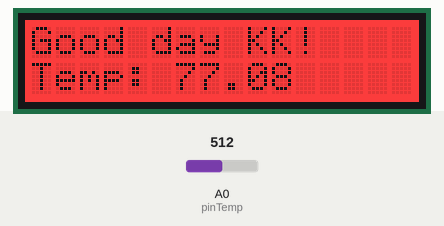
Bench run of a sketch on a simulated Arduino Uno, built with avr-gcc and run on an emulated ATmega328P. Shown: 16×2 character LCD. Inputs (shaded band) come from the test bench; at power-on: A0 (pinTemp) = 512. What the sketch prints to the serial monitor is not drawn.

Above: at 2.2 s.
2.3 s: A0 (pinTemp) set to 466
At 3.5 s:
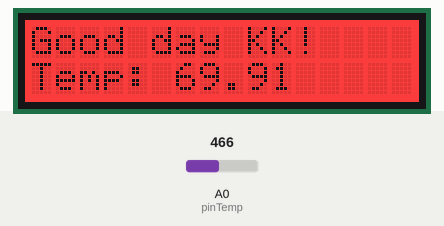
3.8 s: A0 (pinTemp) set to 442
At 4.8 s:
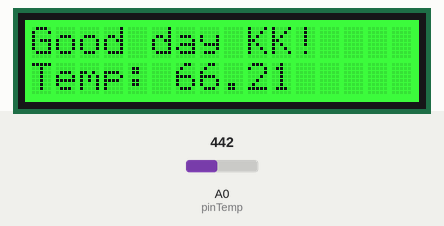
5.3 s: A0 (pinTemp) set to 424
At 6.5 s:
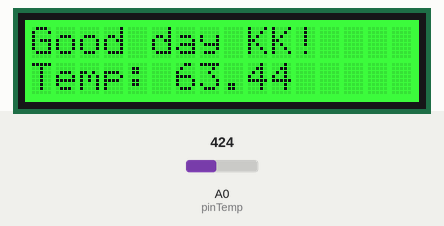
6.8 s: A0 (pinTemp) set to 396
At 8.0 s:
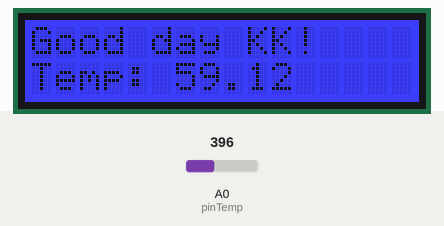
Timing chart, 0 to 9.4 s (numbered marks = the images above; inputs shaded):
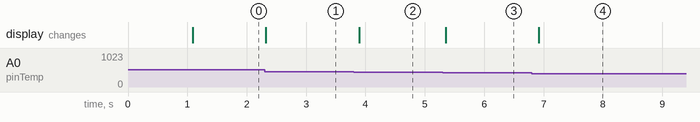

The sketch:

temp_led.ino
```cpp
// Temperature by Kenneth Ng
//
// Reads the value of the Grove - Temperature Sensor, converts it to a Celsius temperature,
// and prints it to the serial console.
// Connect the Grove - Temperature Sensor to the socket marked A0
// Open the Serial Monitor in the Arduino IDE after uploading

#include <Wire.h>
#include "rgb_lcd.h"

rgb_lcd lcd;
const int colorR = 255;
const int colorG = 0;
const int colorB = 0;

// Define the pin to which the temperature sensor is connected.
const int pinTemp = A0;

// Define the B-value of the thermistor.
// This value is a property of the thermistor used in the Grove - Temperature Sensor,
// and used to convert from the analog value it measures and a temperature value.
const int B = 3975;

void setup()
{
    // Configure the serial communication line at 9600 baud (bits per second.)
    Serial.begin(9600);

    lcd.clear();
    // set up the LCD's number of columns and rows:
    lcd.begin(16, 2);

    lcd.setRGB(colorR, colorG, colorB);

    // Print a message to the LCD.
    lcd.print("Good day KK!");

    delay(1000);
}

void loop()
{
    // Get the (raw) value of the temperature sensor.
    int val = analogRead(pinTemp);

    // Determine the current resistance of the thermistor based on the sensor value.
    float resistance = (float)(1023-val)*10000/val;

    // Calculate the temperature based on the resistance value.
    float temperature = 1/(log(resistance/10000)/B+1/298.15)-273.15;
    float F = temperature * 1.8 + 32;

    // Print the temperature to the serial console.
    Serial.println(temperature);

    // Change background color
    if (F > 68){
      lcd.setRGB(colorR, colorG, colorB);
    } else if (F > 61 ){
      lcd.setRGB(0, 255, 0);
    } else {
      lcd.setRGB(0, 0, 255);
    }

    lcd.setCursor(0,1);
    lcd.print("Temp: ");
    lcd.print(F,2);

    // Wait one second between measurements.
    delay(100);
}
```

Measured:
- the behaviour switches between 454 and 453 on A0 (pinTemp) (found by bisection; images 1 and 2)
- the behaviour switches between 409 and 408 on A0 (pinTemp) (found by bisection; images 3 and 4)
- after the input at 2.3 s, the display: changes at once (image 1)
- after the input at 3.8 s, the display: changes after 0.09 s (image 2)
- after the input at 5.3 s, the display: changes after 0.05 s (image 3)
- after the input at 6.8 s, the display: changes after 0.12 s (image 4)
